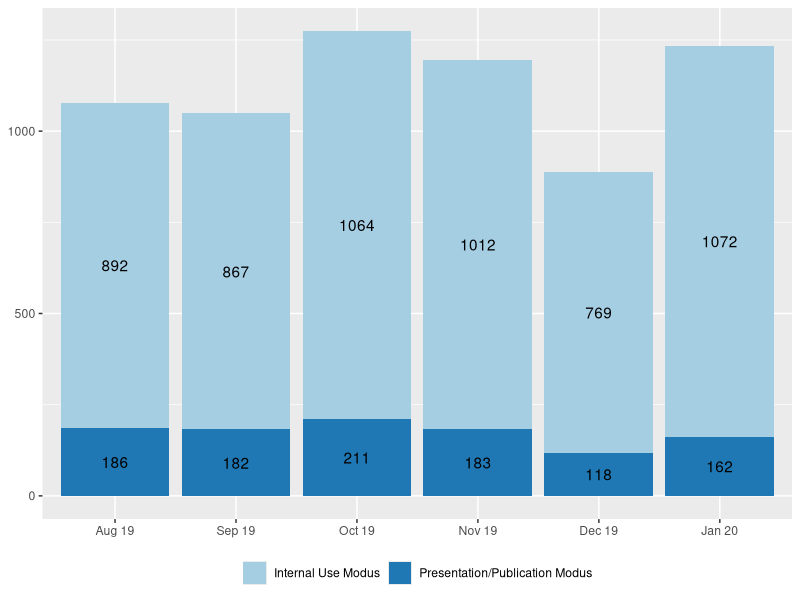
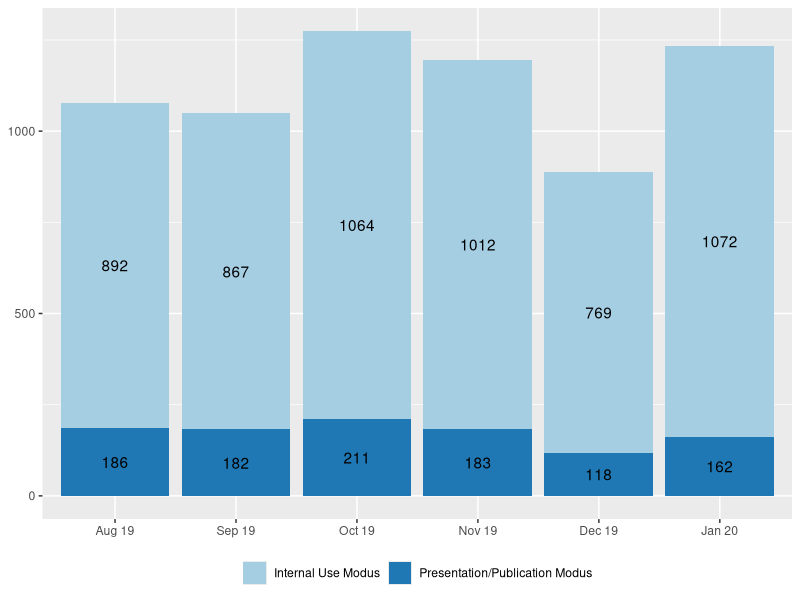

Here is the R script that generated these plots, in order:
# Author: Jim Shen
# Description: This will generate various plots
#     for the IAB chapter.

library(ggplot2)
library(kableExtra)
library(RColorBrewer)

# Figure 1
iabf1data <- read.csv("./assets/iab/figure1.csv")  # read csv file 
pdfdpi=600

iabf1data$Date <- factor(iabf1data$Date,levels = c("Aug 19", "Sep 19", "Oct 19", "Nov 19", "Dec 19", "Jan 20"))

iabfigure1 <- ggplot(iabf1data, aes(fill=Mode, y=Count, x=Date)) + 
  geom_bar(position="stack", stat="identity") +
  geom_text(aes(label=Count), position = position_stack(vjust=0.5)) +
  scale_fill_brewer(palette = "Paired") +
  theme(axis.title.x=element_blank(),
        axis.title.y=element_blank(),
        legend.title=element_blank(),
        legend.position="bottom")
ggsave("./figures/iabfigure1.png",iabfigure1,dpi=300)
pdffile <- "./figures/iabfigure1.pdf"
if ( ! file.exists(pdffile) ) {
  ggsave(pdffile,iabfigure1,dpi=pdfdpi)
}

# Figure 2
iabf2data <- read.csv("./assets/iab/figure2.csv")  # read csv file 

iabfigure2 <- ggplot(iabf2data, aes(fill=Projects, y=Count, x=Year)) + 
  geom_bar(position="dodge", stat="identity") +
  scale_x_continuous(breaks = iabf2data$Year, labels = as.character(iabf2data$Year)) +
  scale_fill_brewer(palette = "Paired") +
  theme(axis.title.x=element_blank(),
        axis.title.y=element_blank(),
        legend.title=element_blank(),
        legend.position="bottom")

# Figure 3

iabf3data <- read.csv("./assets/iab/figure3.csv") 

iabf3data$Country <- factor(iabf3data$Country,levels = c( "U.S.", "Other Countries","Germany"))

iabfigure3 <- ggplot(iabf3data, aes(fill=Country, y=Percentage, x=Year)) + 
  geom_bar(position="stack", stat="identity") +
  scale_fill_brewer(palette = "Paired") +
  theme(axis.title.x=element_blank(),
        axis.title.y=element_blank(),
        legend.title=element_blank(),
        legend.position="bottom")

# Figure 4

iabf4data <- read.csv("./assets/iab/figure4.csv") 

iabf4data$Rating <- factor(iabf4data$Rating,levels = c("very good","good","neutral","not used"))

iabfigure4 <- ggplot(iabf4data, aes(fill=Rating, y=Percentage, x=Type)) + 
  coord_flip() +
  geom_bar(position = position_stack(reverse = TRUE), stat="identity") +
  scale_fill_brewer(palette = "Blues") +
  theme(axis.title.x=element_blank(),
        axis.title.y=element_blank(),
        legend.title=element_blank(),
        legend.position="bottom")

# Table 1

iabt1data <- data.frame(
  Items = c("Population / Sample Size","Time Period covered and frequency","Additional information","Population / Sample Size", 
            "Time Period covered and frequency",
            "Additional information",
            "Population / Sample Size", 
            "Time Period covered and frequency",
            "Additional information"),
  Features = c(
    "2 percent random sample (more than 1.8 million individuals) of the Integrated Employment Biographies, a database which includes records from:<br>- 1975 onwards: employment subject, receipt of benefits in accordance with Social Code Act III<br>- 1999 onwards: Marginal part-time employment<br>- 2000 onwards: participation in an employment or training measure<br>- 2007 onwards: Registered jobseeker",
    "1975 until 2017 for West Germany, 1992 until 2017 for East Germany, updated every 2nd year by RDC-IAB", 
    "DOI: [10.5164/IAB.SIAB7517.de.en.v1](https://doi.org/10.5164/IAB.SIAB7517.de.en.v1)",
    "Repeated cross-sectional dataset (640,000-1.5 million establishments) on June 30, on all establishments with at least one employee liable to social security (until 1988) and/or at least one marginal worker (since 1999), and thereof a 50 percent random sample",
    "1975 until 2018 for West Germany, 1992 until 2018 for East Germany, annual updated by RDC-IAB",
    "DOI: [10.5164/IAB.BHP7518.de.en.v1](https://doi.org/10.5164/IAB.BHP7518.de.en.v1)",
    "Worker information from administrative data are linked to the IAB-Establishment Panel, an annual representative survey since 1993 in West Germany and 1996 in East Germany including approx. 16,000 establishments per year<br>
    Stratified sample of all establishments with at least one employee liable to social security on June 30 of the year before by establishment size, industry, and federal state. There are two versions of LIAB:<br>- LIAB cross-sectional model: all establishment surveys combined with administrative worker data as of June 30 (establishment: 67,407 in total; individuals approx. 12.5 million in total)<br>- LIAB longitudinal model: selection of repeatedly interviewed establishments (2009-2016) combined with longitudinal worker biographies (establishment: 41,777 in total; individuals approx. 1.7 million in total)",
    "LIAB Cross-sectional model: 1993-2017<br>LIAB longitudinal model: 1975-2017",
    "DOI: [10.5164/IAB.LIABQM29317.de.en.v1](https://doi.org/10.5164/IAB.LIABQM29317.de.en.v1)<br>[DOI: 10.5164/IAB.LIABLM7517.de.en.v1](https://doi.org/10.5164/IAB.LIABLM7517.de.en.v1)"
  )
)


iabt1latexdata <- data.frame(
  Items = c("Population / Sample Size","Time Period covered and frequency","Additional information","Population / Sample Size", 
            "Time Period covered and frequency",
            "Additional information",
            "Population / Sample Size", 
            "Time Period covered and frequency",
            "Additional information"),
  Features = c(
    "2 percent random sample (more than 1.8 million individuals) of the Integrated Employment Biographies, a database which includes records from:<br>- 1975 onwards: employment subject, receipt of benefits in accordance with Social Code Act III<br>- 1999 onwards: Marginal part-time employment<br>- 2000 onwards: participation in an employment or training measure<br>- 2007 onwards: Registered jobseeker",
    "1975 until 2017 for West Germany, 1992 until 2017 for East Germany, updated every 2nd year by RDC-IAB", 
    "DOI: 10.5164/IAB.SIAB7517.de.en.v1",
    "Repeated cross-sectional dataset (640,000-1.5 million establishments) on June 30, on all establishments with at least one employee liable to social security (until 1988) and/or at least one marginal worker (since 1999), and thereof a 50 percent random sample",
    "1975 until 2018 for West Germany, 1992 until 2018 for East Germany, annual updated by RDC-IAB",
    "DOI: 10.5164/IAB.BHP7518.de.en.v1",
    "Worker information from administrative data are linked to the IAB-Establishment Panel, an annual representative survey since 1993 in West Germany and 1996 in East Germany including approx. 16,000 establishments per year<br>
    Stratified sample of all establishments with at least one employee liable to social security on June 30 of the year before by establishment size, industry, and federal state. There are two versions of LIAB:<br>- LIAB cross-sectional model: all establishment surveys combined with administrative worker data as of June 30 (establishment: 67,407 in total; individuals approx. 12.5 million in total)<br>- LIAB longitudinal model: selection of repeatedly interviewed establishments (2009-2016) combined with longitudinal worker biographies (establishment: 41,777 in total; individuals approx. 1.7 million in total)",
    "LIAB Cross-sectional model: 1993-2017<br>LIAB longitudinal model: 1975-2017",
    "DOI: 10.5164/IAB.LIABQM29317.de.en.v1<br>DOI: 10.5164/IAB.LIABLM7517.de.en.v1"
  )
)

iabtable1 <- function(){
  if (is_html_output()) {
    iabt1data %>%
      kable("html", escape = F, caption="Selected RDC-IAB Data", col.names = NULL, booktabs=T) %>%
      kable_styling(full_width = F, font_size=12) %>%
      column_spec(1, width="10em") %>%
      #column_spec(2, width="25em") %>%
      pack_rows("Sample of Integrated Labour Market Biographies (SIAB)",1,3) %>%
      pack_rows("Establishment History Panel (BHP)",4,6) %>%
      pack_rows("Linked Employer-Employee Data (LIAB)",7,9) %>%
      footnote(general="The time period covered by each data set represents the status as of 02 June 2020. For a complete list of all data products see the [RDC website](https://fdz.iab.de/en/FDZ_Overview_of_Data.aspx).")
    
  } else {
    outfile <- "./assets/iab/iabtable1.tex"
    if ( ! file.exists(outfile) ) {
    iabt1latexdata <- data.frame(lapply(iabt1data, function(x) {gsub("<br>", "\n", x)}), stringsAsFactors = F)
    
    inMinipage <- function(x, width) 
      paste0("\\begin{minipage}[t]{", 
             width, 
             "}\\raggedright\\setstretch{0.8}", 
             x, 
             "\\end{minipage}")
    
    
    iabt1data[[1]] <- inMinipage(iabt1data[[1]], "2.5cm") 
    
    iabt1data %>%  
      mutate_all(linebreak) %>%
      kable("latex", escape = F, caption="Selected RDC-IAB data", col.names = NULL, booktabs=T) %>%
      kable_styling(latex_options="scale_down") %>%
      column_spec(1, width="10em") %>%
      column_spec(2, width="25em") %>%
      pack_rows("Sample of Integrated Labour Market Biographies (SIAB)",1,3) %>%
      pack_rows("Establishment History Panel (BHP)",4,6) %>%
      pack_rows("Linked Employer-Employee Data (LIAB)",7,9) %>%
      footnote(general="The time period covered by each data set represents the status as of 02 June 2020. For a complete list of all data products see the RDC website: https://fdz.iab.de/en/FDZ_Overview_of_Data.aspx.", threeparttable=T)
    } else {
    # write to latex to include the file
    cat(paste0("\\input{",outfile,"}"))
    }
  }
}

# Table 2

iabt2data<-read.csv("./assets/iab/table2.csv")

iabtable2<-function(){
  knitr::kable(iabt2data, booktabs = TRUE,
               caption = "Number of Publications in 2018, Including all Publications with RDC-IAB Data (Excluding Bachelor and Master Theses)") %>%
    kable_styling(full_width = F, font_size=12)
}
